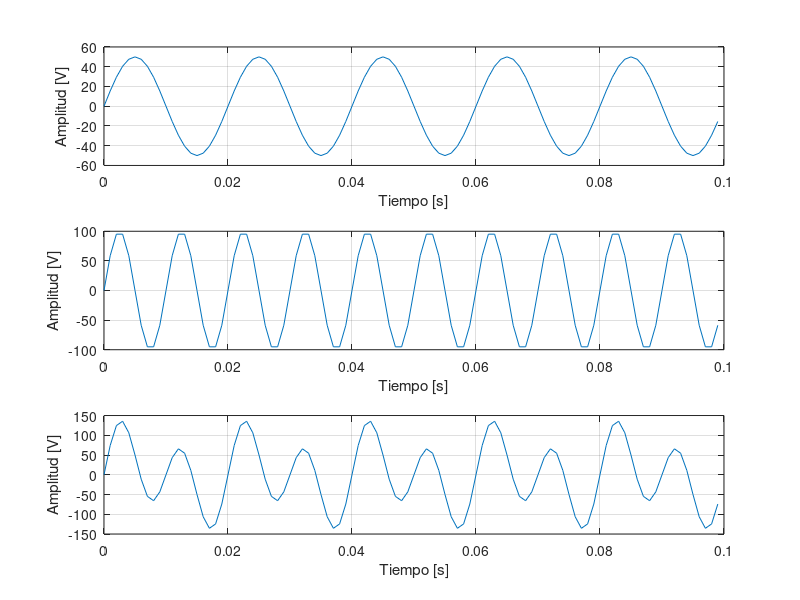

MATLAB code to generate this figure: (Note: this script raises an error after producing the figure.)
clc
clear all

%% Señales

A1 = 50;
f1 = 50;
A2 = 100;
f2 = 100;
L = 1e+2;
Fs = 10e+2;
Ts = 1/Fs; 
t = (0:L-1)*Ts;

y1 = A1*sin(2*pi*f1*t);
y2 = A2*sin(2*pi*f2*t);
y = y1+y2;

figure(1)
subplot(3,1,1)
plot(t,y1)
xlabel('Tiempo [s]')
ylabel('Amplitud [V]')
grid('on')
subplot(3,1,2)
plot(t,y2)
xlabel('Tiempo [s]')
ylabel('Amplitud [V]')
grid('on')
subplot(3,1,3)
plot(t,y)
xlabel('Tiempo [s]')
ylabel('Amplitud [V]')
grid('on')

%% Fourier

[xf, yf] = fourier(y, Fs, L);

figure(2)
subplot(2,1,1)
plot(t,y)
xlabel('Tiempo [s]')
ylabel('Amplitud [V]')
grid('on')
subplot(2,1,2)
stem(xf, yf)
xlabel('Frecuencia [Hz]')
ylabel('Amplitud')
grid('on')

%% Filtrado

Y = fft(y);
%stem(abs(Y))
Y(11) = 0;
Y(91) = 0;

y = ifft(Y);
[xf, yf] = fourier(y, Fs, L);

figure(3)
subplot(2,1,1)
plot(t,y)
xlabel('Tiempo [s]')
ylabel('Amplitud [V]')
grid('on')
subplot(2,1,2)
stem(xf, yf)
xlabel('Frecuencia [Hz]')
ylabel('Amplitud')
grid('on')
